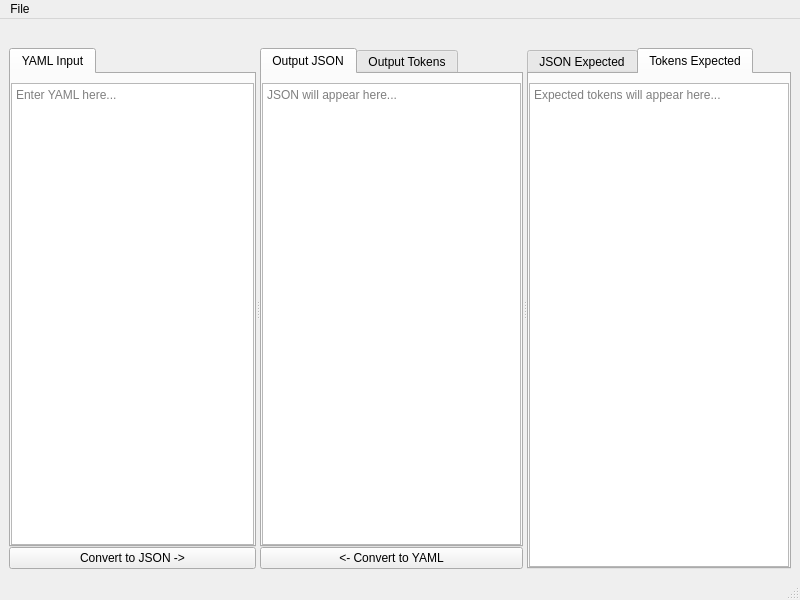
<?xml version="1.0" encoding="UTF-8"?>
<ui version="4.0">
 <class>MainWindow</class>
 <widget class="QMainWindow" name="MainWindow">
  <property name="geometry">
   <rect>
    <x>0</x>
    <y>0</y>
    <width>800</width>
    <height>600</height>
   </rect>
  </property>
  <property name="windowTitle">
   <string>YAML to JSON Test Suite</string>
  </property>
  <widget class="QWidget" name="centralwidget">
   <layout class="QVBoxLayout" name="verticalLayout" stretch="0,1">
    <item>
     <widget class="QLabel" name="lblDescription">
      <property name="text">
       <string/>
      </property>
      <property name="wordWrap">
       <bool>true</bool>
      </property>
     </widget>
    </item>
    <item>
     <widget class="QSplitter" name="splitter">
      <property name="orientation">
       <enum>Qt::Orientation::Horizontal</enum>
      </property>
      <widget class="QWidget" name="layoutWidgetInput">
       <layout class="QVBoxLayout" name="verticalLayout_8">
        <property name="spacing">
         <number>0</number>
        </property>
        <property name="bottomMargin">
         <number>0</number>
        </property>
        <item>
         <widget class="QTabWidget" name="tabWidgetInput">
          <property name="currentIndex">
           <number>0</number>
          </property>
          <widget class="QWidget" name="tabInputYAML">
           <attribute name="title">
            <string>YAML Input</string>
           </attribute>
           <layout class="QVBoxLayout" name="verticalLayout_2">
            <property name="leftMargin">
             <number>0</number>
            </property>
            <property name="rightMargin">
             <number>0</number>
            </property>
            <property name="bottomMargin">
             <number>0</number>
            </property>
            <item>
             <widget class="QPlainTextEdit" name="txtYAML">
              <property name="placeholderText">
               <string>Enter YAML here...</string>
              </property>
             </widget>
            </item>
           </layout>
          </widget>
         </widget>
        </item>
        <item>
         <widget class="QPushButton" name="cmdConvertToJson">
          <property name="text">
           <string>Convert to JSON -&gt;</string>
          </property>
         </widget>
        </item>
       </layout>
      </widget>
      <widget class="QWidget" name="layoutWidgetOutput">
       <layout class="QVBoxLayout" name="verticalLayout_7">
        <property name="spacing">
         <number>0</number>
        </property>
        <property name="bottomMargin">
         <number>0</number>
        </property>
        <item>
         <widget class="QTabWidget" name="tabWidgetOutput">
          <property name="currentIndex">
           <number>0</number>
          </property>
          <widget class="QWidget" name="tabOutputJson">
           <attribute name="title">
            <string>Output JSON</string>
           </attribute>
           <layout class="QVBoxLayout" name="verticalLayout_3">
            <property name="leftMargin">
             <number>0</number>
            </property>
            <property name="rightMargin">
             <number>0</number>
            </property>
            <property name="bottomMargin">
             <number>0</number>
            </property>
            <item>
             <widget class="QPlainTextEdit" name="txtJson">
              <property name="placeholderText">
               <string>JSON will appear here...</string>
              </property>
             </widget>
            </item>
           </layout>
          </widget>
          <widget class="QWidget" name="tabOutputTokens">
           <attribute name="title">
            <string>Output Tokens</string>
           </attribute>
           <layout class="QVBoxLayout" name="verticalLayout_6">
            <item>
             <widget class="QPlainTextEdit" name="txtTokensOutput">
              <property name="placeholderText">
               <string>Output tokens will appear here...</string>
              </property>
             </widget>
            </item>
           </layout>
          </widget>
         </widget>
        </item>
        <item>
         <widget class="QPushButton" name="cmdConvertToYAML">
          <property name="text">
           <string>&lt;- Convert to YAML</string>
          </property>
         </widget>
        </item>
       </layout>
      </widget>
      <widget class="QTabWidget" name="tabWidget">
       <property name="currentIndex">
        <number>1</number>
       </property>
       <widget class="QWidget" name="tabJsonExpected">
        <attribute name="title">
         <string>JSON Expected</string>
        </attribute>
        <layout class="QVBoxLayout" name="verticalLayout_4">
         <property name="bottomMargin">
          <number>0</number>
         </property>
         <item>
          <widget class="QPlainTextEdit" name="txtJsonExpected">
           <property name="placeholderText">
            <string>Expected JSON will appear here...</string>
           </property>
          </widget>
         </item>
        </layout>
       </widget>
       <widget class="QWidget" name="tabTokensExpected">
        <attribute name="title">
         <string>Tokens Expected</string>
        </attribute>
        <layout class="QVBoxLayout" name="verticalLayout_5">
         <property name="leftMargin">
          <number>0</number>
         </property>
         <property name="rightMargin">
          <number>0</number>
         </property>
         <property name="bottomMargin">
          <number>0</number>
         </property>
         <item>
          <widget class="QPlainTextEdit" name="txtTokensExpected">
           <property name="placeholderText">
            <string>Expected tokens will appear here...</string>
           </property>
          </widget>
         </item>
        </layout>
       </widget>
      </widget>
     </widget>
    </item>
   </layout>
  </widget>
  <widget class="QMenuBar" name="menubar">
   <property name="geometry">
    <rect>
     <x>0</x>
     <y>0</y>
     <width>800</width>
     <height>22</height>
    </rect>
   </property>
   <widget class="QMenu" name="menuFile">
    <property name="title">
     <string>File</string>
    </property>
    <addaction name="actionLoadYAML"/>
   </widget>
   <addaction name="menuFile"/>
  </widget>
  <widget class="QStatusBar" name="statusbar"/>
  <action name="actionLoadYAML">
   <property name="text">
    <string>Load YAML...</string>
   </property>
  </action>
 </widget>
 <resources/>
 <connections/>
</ui>
